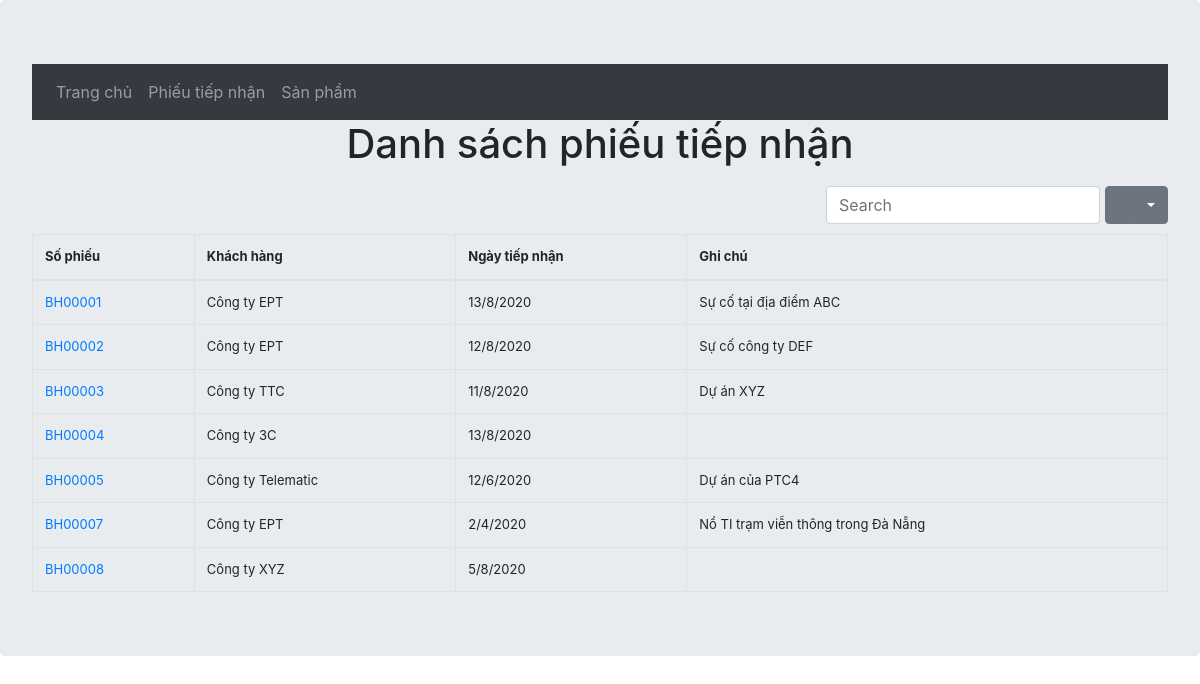
The app's page /warranty/notes, older data.
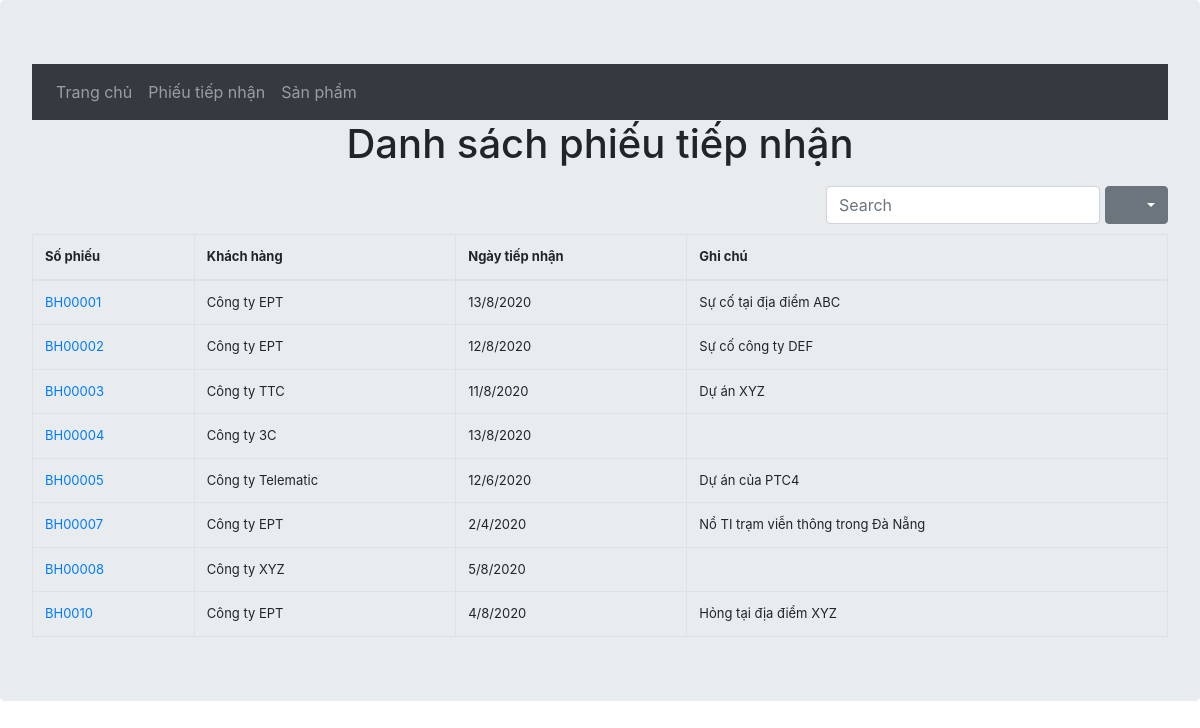
The same page, newer data.
### warranty/models.py (models this page shows, shortened)
class Note(models.Model):
    customerGroup = [
        ('DAILY', 'Đại lý'),
        ('NPC', 'NPC'),
        ('SPC', 'SPC'),
    ]
    noteNumber = models.CharField(max_length=10, unique=True,error_messages={'unique':"Số phiếu này đã có"}, verbose_name="Số phiếu")
    customers = models.CharField(max_length=50, null=False, verbose_name="Khách hàng")
    customersObj = models.CharField(choices=customerGroup, max_length=50, verbose_name="Nhóm khách hàng", null=True)
    receiveDay = models.DateField(null=False, verbose_name="Ngày tiếp nhận")
    note = models.TextField(blank=True, verbose_name="Ghi chú")
    numOrder = models.IntegerField(verbose_name="Thứ tự", null=True)

### warranty/views.py (the view)
# urls.py: path('notes', views.NoteListView.as_view(), name = 'notes'),
class NoteListView(generic.ListView):
    model = Note

### warranty/templates/warranty/note_list.html (shortened to what this page needs)
{% extends 'warranty/layout.html'%}
{% block content %}
        {% if note_list %}
        <h1 class="text-center">Danh sách phiếu tiếp nhận</h1>
        <table
        id="table"
        data-toggle="table"
        data-search="true"
        data-search-on-enter-key="true"
        data-resizable="true"
        data-show-export="true"
        data-show-toggle="true"
        data-filter-control="true"
        >
            <thead>
                <tr>
                    <th>Số phiếu</th>
                    <th>Khách hàng</th>
                    <th>Ngày tiếp nhận</th>
                    <th>Ghi chú</th>
                </tr>
            </thead>
            <tbody>
                {% for note in note_list %}
                <tr>
                    <td><a href="{% url 'warranty:note_detail' note.id %}">{{ note.noteNumber }}</a></td>
                    <td>{{ note.customers }}</td>
                    <td>{{ note.receiveDay|date:"j/n/Y" }}</td>
                    <td>{{ note.note }}</td>
                </tr>
                {% endfor %}
            </tbody>
        </table>
        {% else %}
        <div class="text-center">Chưa có phiếu tiếp nhận nào</div>
        {% endif %}
{% endblock %}

Row changes from the older to the newer data that the page shows:
added Note: noteNumber "BH0010", customers "Công ty EPT", receiveDay "4/8/2020", note "Hỏng tại địa điểm XYZ"
